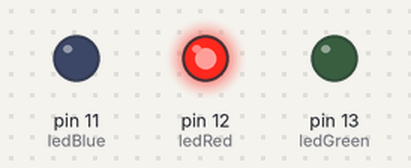
Bench run of a sketch on a simulated Arduino Uno, built with avr-gcc and run on an emulated ATmega328P. Shown: output pins drawn as LEDs (lit = HIGH).

Above: at 0.05 s.
At 0.75 s:
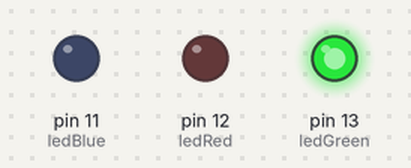
At 1.45 s:
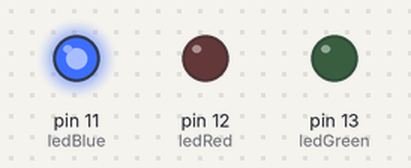
At 2.85 s:
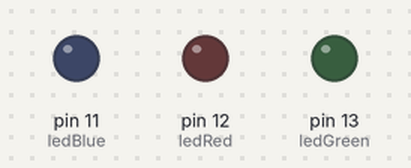
Timing chart, 0 to 3.1 s (numbered marks = the images above):
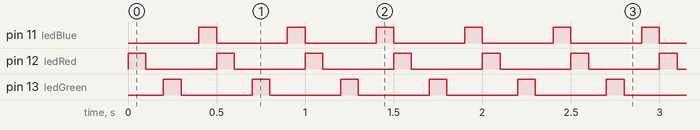

Measured:
- by itself, pin 11 (ledBlue), pin 12 (ledRed), pin 13 (ledGreen): alternates HIGH for 0.10 s and LOW for 0.40 s

The sketch:

rbg.ino
```cpp
//variables
int ledRed = 12;
int ledBlue = 11;
int ledGreen = 13;

void setup() {
  pinMode(ledRed, OUTPUT);
  pinMode(ledBlue, OUTPUT);
  pinMode(ledGreen, OUTPUT);
}

void loop() {
  // put your main code here, to run repeatedly:
  digitalWrite(ledRed, HIGH);
  delay(100);
  digitalWrite(ledRed, LOW);
  delay(100);
  digitalWrite(ledGreen, HIGH);
  delay(100);
  digitalWrite(ledGreen, LOW);
  delay(100);
  digitalWrite(ledBlue, HIGH);
  delay(100);
  digitalWrite(ledBlue,LOW);
}
```
